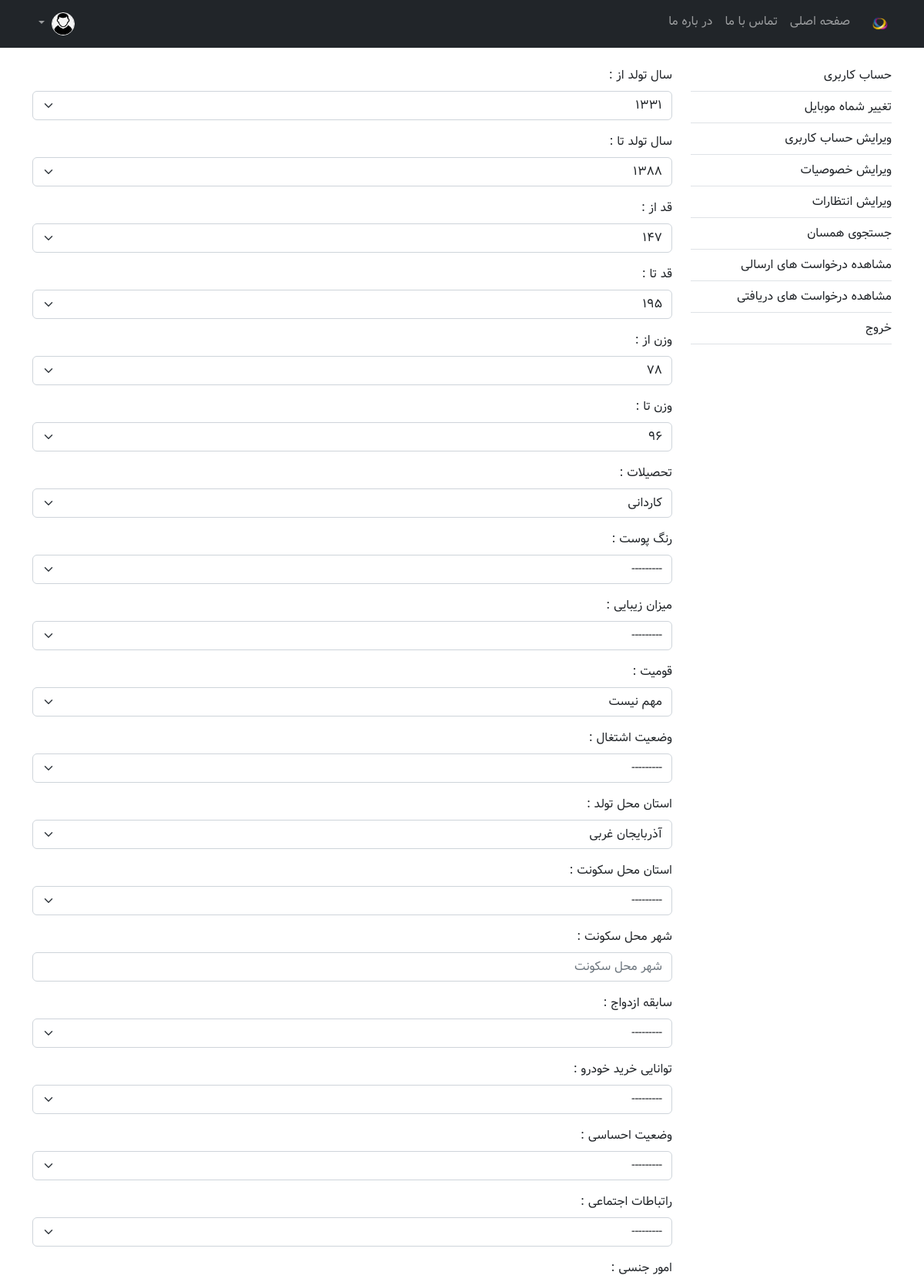
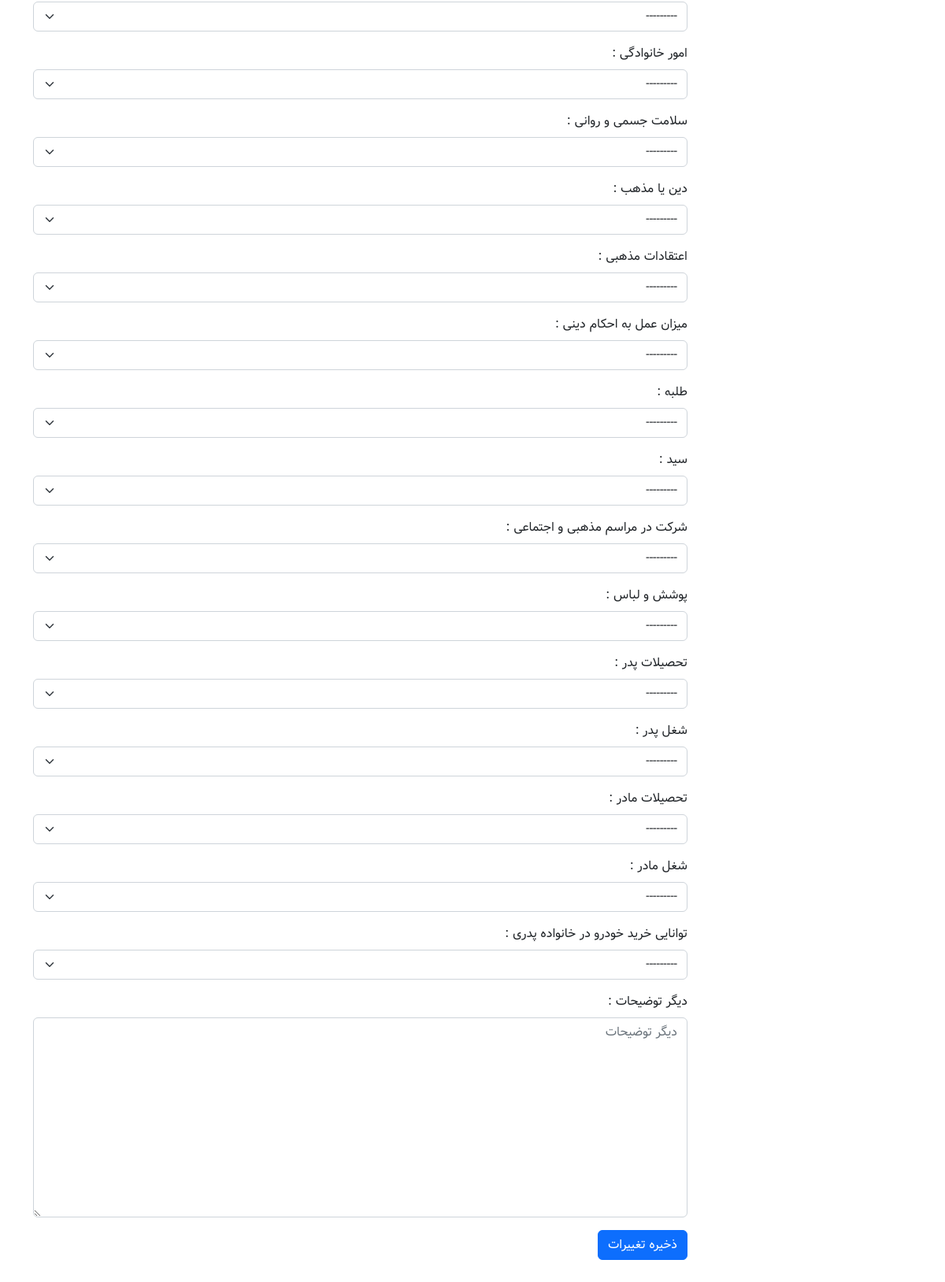
Page /account/entezaaraat_change/ (signed in) on the committed database (2 pictures, top to bottom).
### account/models.py (models this page shows, shortened)
class Entezaaraat(models.Model):
    user = models.OneToOneField(User, verbose_name="کاربر", on_delete=models.CASCADE)
    tavallod_from = models.CharField("سال تولد از", max_length=4, choices=TAVALLOD_CHOICES, null=True, blank=True)
    tavallod_to = models.CharField("سال تولد تا", max_length=4, choices=TAVALLOD_CHOICES, null=True, blank=True)
    qad_from = models.CharField("قد از", max_length=3, choices=QAD_CHOICES, null=True, blank=True)
    qad_to = models.CharField("قد تا", max_length=3, choices=QAD_CHOICES, null=True, blank=True)
    vazn_from = models.CharField("وزن از", max_length=3, choices=VAZN_CHOICES, null=True, blank=True)
    vazn_to = models.CharField("وزن تا", max_length=3, choices=VAZN_CHOICES, null=True, blank=True)
    tahsil = models.CharField("تحصیلات", max_length=1, choices=TAHSIL_CHOICES, null=True, blank=True)
    rang = models.CharField("رنگ پوست", max_length=1, choices=RANG_CHOICES, null=True, blank=True)
    zibaayi = models.CharField("میزان زیبایی", max_length=1, choices=ZIBAAYI_CHOICES, null=True, blank=True)
    qowmiat = models.CharField("قومیت", max_length=1, choices=QOWMIAT_CHOICES, null=True, blank=True)
    shoql = models.CharField("وضعیت اشتغال", max_length=1, choices=SHOQL_CHOICES, null=True, blank=True)
    ostaane_tavallod = models.CharField("استان محل تولد", max_length=2, choices=OSTAANHAA_CHOICES, null=True, blank=True)
    ostaane_sokounat = models.CharField("استان محل سکونت", max_length=2, choices=OSTAANHAA_CHOICES, null=True, blank=True)
    shahre_sokounat = models.CharField("شهر محل سکونت", max_length=150, null=True, blank=True)
    ezdevaaj = models.CharField("سابقه ازدواج", max_length=1, choices=EZDEVAAJ_CHOICES, null=True, blank=True)
    kharide_khodro = models.CharField("توانایی خرید خودرو", max_length=1, choices=KHARIDE_KHODRO_CHOICES, null=True, blank=True)
    ehsaasaat = models.CharField("وضعیت احساسی", max_length=1, choices=EHSAASAAT_CHOICES, null=True, blank=True)
    ertebaataat = models.CharField("راتباطات اجتماعی", max_length=1, choices=ERTEBAATAAT_CHOICES, null=True, blank=True)
    jensi = models.CharField("امور جنسی", max_length=1, choices=JENSI_CHOICES, null=True, blank=True)
    khaanevaadegi = models.CharField("امور خانوادگی", max_length=1, choices=KHAANEVAADEGI_CHOICES, null=True, blank=True)
    salaamat = models.CharField("سلامت جسمی و روانی", max_length=1, choices=SALAAMAT_CHOICES, null=True, blank=True)
    din = models.CharField("دین یا مذهب", max_length=1, choices=DIN_CHOICES, null=True, blank=True)
    eteqaadaat = models.CharField("اعتقادات مذهبی", max_length=1, choices=ETEQAADAAT_CHOICES, null=True, blank=True)
    amal_be_ahkaam = models.CharField("میزان عمل به احکام دینی", max_length=1, choices=AMAL_BE_AHKAAM_CHOICES, null=True, blank=True)
    talabeh = models.CharField("طلبه", max_length=1, choices=TALABEH_CHOICES, null=True, blank=True)
    seyyed = models.CharField("سید", max_length=1, choices=SEYYED_CHOICES, null=True, blank=True)
    shekrat_dar_maraasemaat = models.CharField("شرکت در مراسم مذهبی و اجتماعی", max_length=1, choices=SHERKAT_DAR_MARAASEMAAT_CHOICES, null=True, blank=True)
    pushesh = models.CharField("پوشش و لباس", max_length=1, choices=POUSHESH_CHOICES, null=True, blank=True)
    tahsil_pedar = models.CharField("تحصیلات پدر", max_length=1, choices=TAHSIL_CHOICES, null=True, blank=True)
    shoql_pedar = models.CharField("شغل پدر", max_length=1, choices=SHOQLE_VAALEDEIN_CHOICES, null=True, blank=True)
    tahsil_maadar = models.CharField("تحصیلات مادر", max_length=1, choices=TAHSIL_CHOICES, null=True, blank=True)
    shoql_maadar = models.CharField("شغل مادر", max_length=1, choices=SHOQLE_VAALEDEIN_CHOICES, null=True, blank=True)
    kharide_khodro_pedari = models.CharField("توانایی خرید خودرو در خانواده پدری", max_length=1, choices=KHARIDE_KHODRO_CHOICES[1:], null=True, blank=True)
    tozihaat = models.TextField("دیگر توضیحات", null=True, blank=True)
    class Meta:
        db_table = "entezaaraat"
        managed = True
        verbose_name = "انتظارات کاربر"
        verbose_name_plural = "انتظارات کاربران"

### account/views.py (the view)
# urls.py: path("account/entezaaraat_change/", entezaaraat_change_view, name="entezaaraat_change"),
def entezaaraat_change_view(request):
    template_name = "account/entezaaraat_change.html"
    template_title = "ویرایش خصوصیات"
    entezaaraat, created = Entezaaraat.objects.get_or_create(user=request.user)
    if request.method == "POST":
        form = EntezaaraatFrom(instance=entezaaraat, data=request.POST)
        if form.is_valid():
            form.save()
            messages.success(request, "انتظارات شما با موفقیت ویرایش شد")
            return redirect("account:profile")
        else:
            messages.error(request, "لطفا اطلاعات خود را بررسی و دوباره تلاش کنید.")
    else:
        form = EntezaaraatFrom(instance=entezaaraat)
    context = {"template_title": template_title, "form": form}
    return render(request, template_name, context)

### account/forms.py
class EntezaaraatFrom(forms.ModelForm):
    class Meta:
        model = Entezaaraat
        exclude = ('user', )
    def __init__(self, *args, **kwargs):
        super(EntezaaraatFrom, self).__init__(*args, **kwargs)
        for visible in self.visible_fields():
            if visible.widget_type == 'select':
                visible.field.widget.attrs['class'] = 'form-select'
            else: visible.field.widget.attrs['class'] = 'form-control'
            visible.field.widget.attrs['placeholder'] = visible.label

### templates/account/entezaaraat_change.html (shortened to what this page needs)
{% extends "dashboard.html" %}
{% block profile_content %}
<form action="" method="post">
  {% include "snippets/form.html" %}
  <input type="submit" value="ذخیره تغییرات" class="btn btn-primary">
</form>
{% endblock profile_content %}

### templates/snippets/form.html (shortened to what this page needs)
{% for field in form %}
<div class="mb-3">
  <label for="{{ field.id_for_label }}" class="form-label">{{ field.label }} :</label>
  {{ field }}
</div>
{% endfor %}

### static/css/main.css (style rules this page uses)
* { font-family: 'Dirooz'; }

### rows in the picture
Entezaaraat: form "1331" "1388" "147" "195" "78" "96" "کاردانی" "---------" "---------" "مهم نیست" "---------" "آذربایجان غربی" "---------" "---------" "---------" "---------" "---------" "---------" "---------" "---------" "---------" "---------" "---------" "---------" "---------" "---------" "---------" "---------" "---------" "---------" "---------" "---------"

### other values in the picture
{{ field.label }} "سال تولد از" "سال تولد تا" "قد از" "قد تا" "وزن از" "وزن تا" "تحصیلات" "رنگ پوست" "میزان زیبایی" "قومیت" "وضعیت اشتغال" "استان محل تولد" "استان محل سکونت" "شهر محل سکونت" "سابقه ازدواج" "توانایی خرید خودرو" "وضعیت احساسی" "راتباطات اجتماعی" "امور جنسی" "امور خانوادگی" "سلامت جسمی و روانی" "دین یا مذهب" "اعتقادات مذهبی" "میزان عمل به احکام دینی" "طلبه" "سید" "شرکت در مراسم مذهبی و اجتماعی" "پوشش و لباس" "تحصیلات پدر" "شغل پدر" "تحصیلات مادر" "شغل مادر" "توانایی خرید خودرو در خانواده پدری" "دیگر توضیحات"
